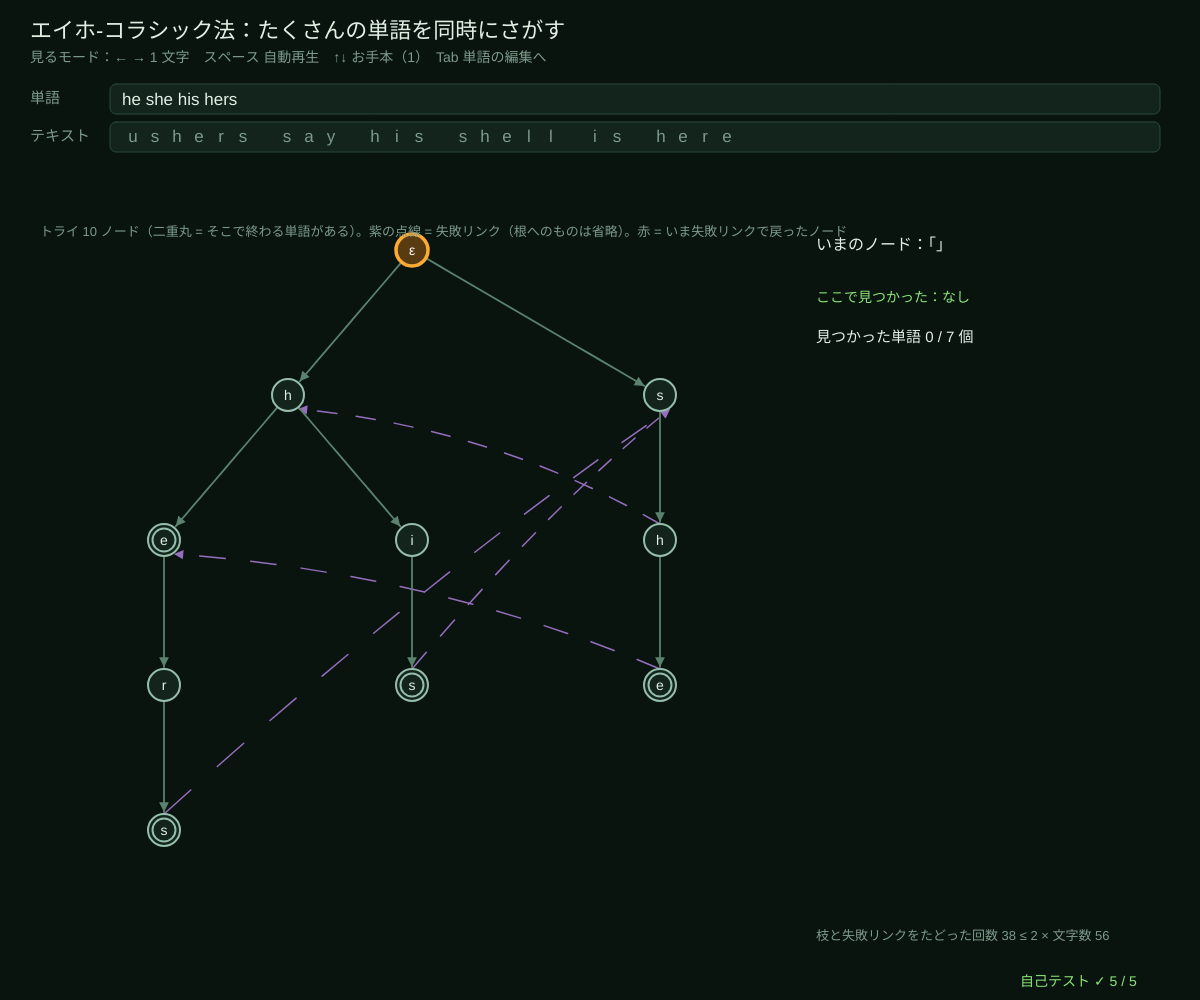
Frame 1 (no input)
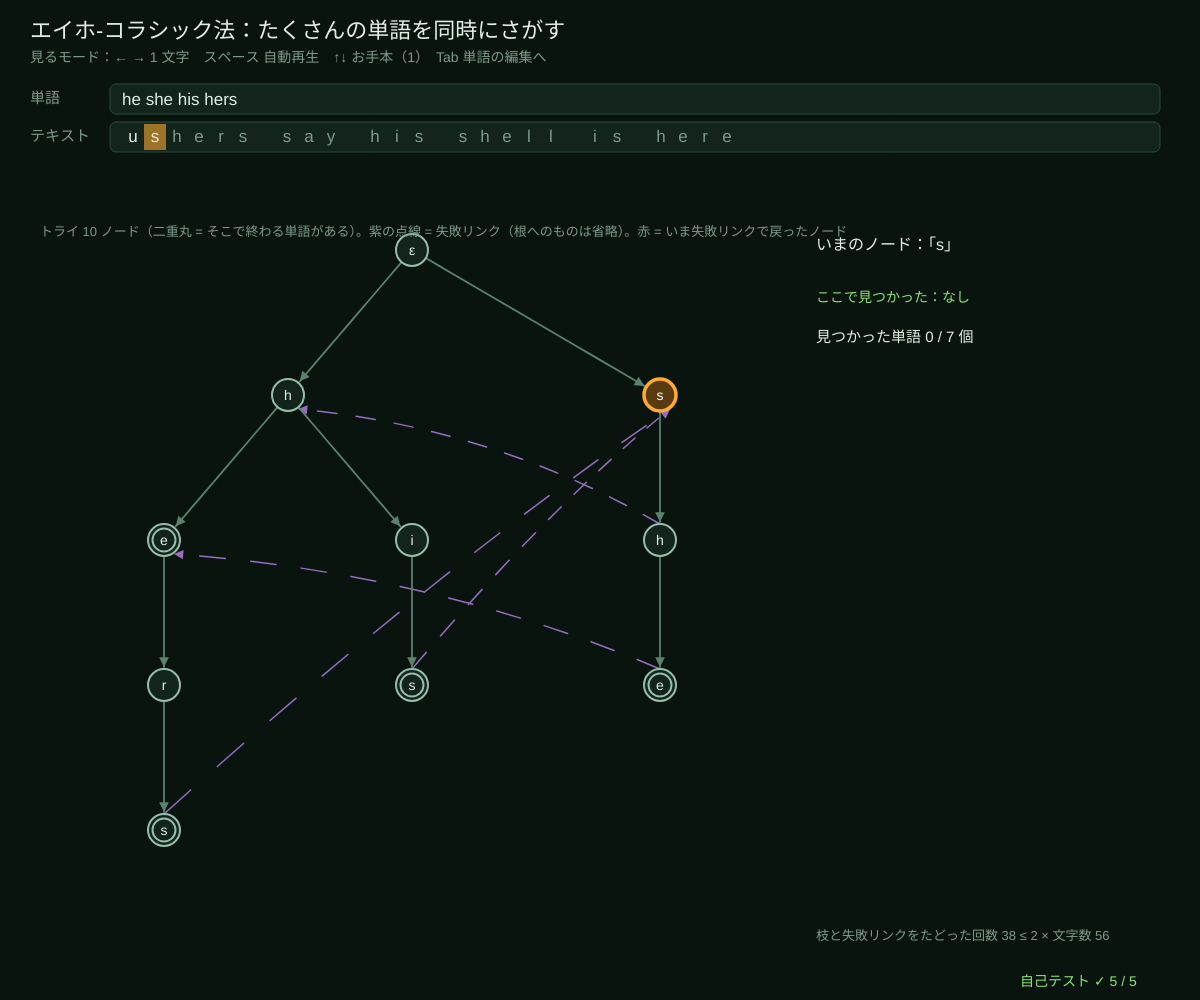
Frame 60 (no input)
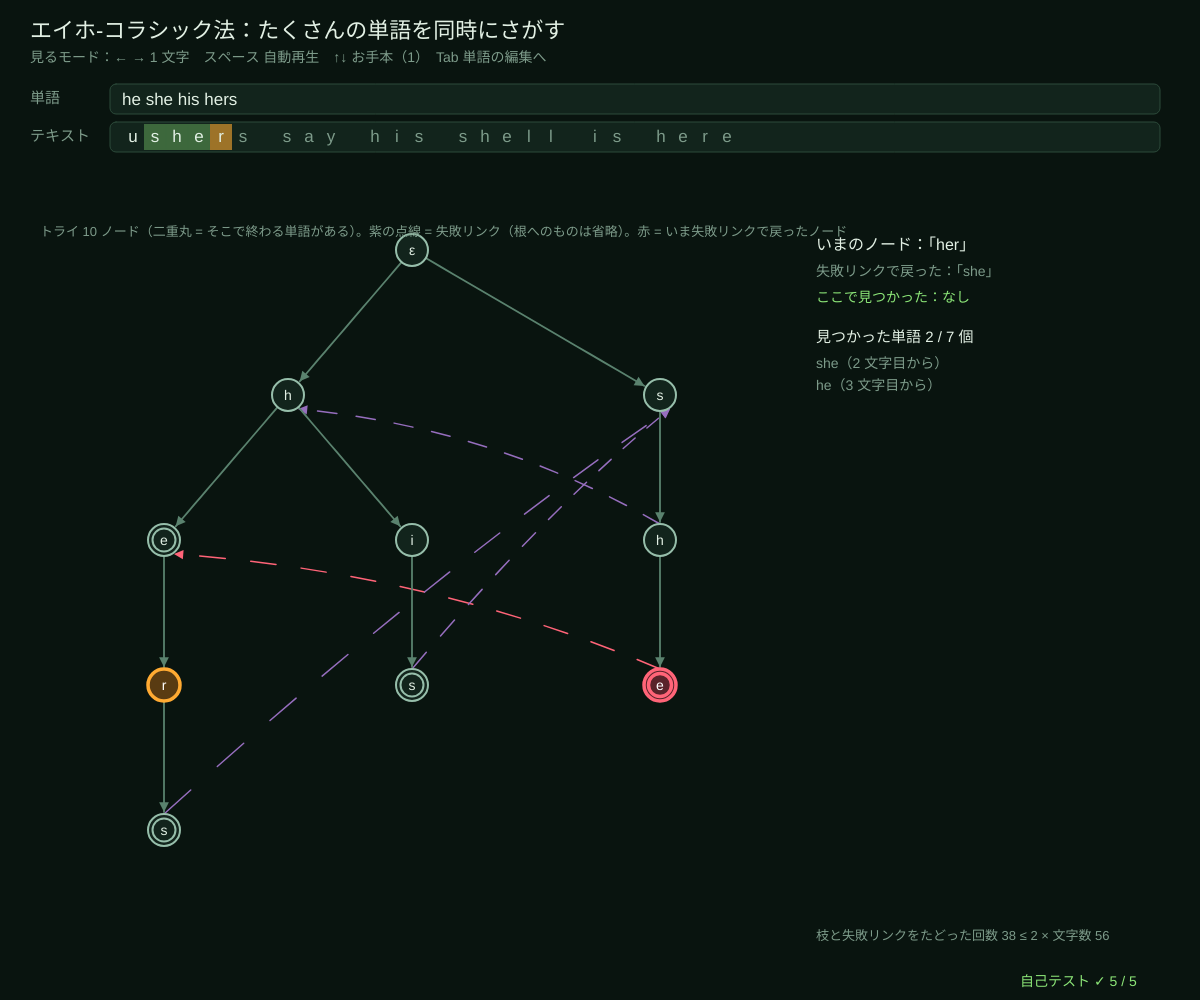
Frame 120 (the mouse pressed at the canvas centre since frame 60)

The p5.js sketch that drew these frames (run headless with seeded random() and noise() and a simulated clock; from frame 60 on, the mouse is pressed at the canvas centre):

// p5.js sketch
// ── sketch.js
// ============================================
// 13 エイホ-コラシック法 ─ たくさんの単語を、テキストを 1 回読むだけで全部さがすオートマトン
// 単語をトライ（先頭が同じなら枝を共有する木）にして、各ノードに「失敗リンク」（いまの文字列の、一番長い“後ろの一部”のノード）をつける。
// 次の文字の枝がなければ失敗リンクをたどって戻り、そこから続ける。ノードにつく出力（その位置で終わる単語）を全部報告。
// 1 つの単語の照合（シリーズ 17 の 02）を、たくさんの単語に広げたもの
// Tab = 見る → 単語の編集 → テキストの編集 → 見る（編集中は英小文字と空白が入力、Backspace 消す）/
// 見るモード：← → 1 文字 / スペース 自動再生 / ↑↓ お手本
// ============================================

const PRESETS = [
  [['he', 'she', 'his', 'hers'], 'ushers say his shell is here'],
  [['a', 'ab', 'bab', 'bc', 'bca', 'c', 'caa'], 'abccab bcaab'],
  [['cat', 'cattle', 'at', 'tt', 'le'], 'the cattle eat at the table'],
];
let pats = [], txt = '', ac, run, tpos = 0, playing = true, editMode = 'see', pIdx = 0, nodePos = [], patBuf = '';

function setup() {
  createCanvas(windowWidth, windowHeight);
  selfTest();
  loadPreset(0);
}
function windowResized() { resizeCanvas(windowWidth, windowHeight); rebuild(); }
function loadPreset(k) { pIdx = (k + PRESETS.length) % PRESETS.length; pats = PRESETS[pIdx][0].slice(); txt = PRESETS[pIdx][1]; patBuf = pats.join(' '); rebuild(); }
// ★ トライを作り、幅優先で失敗リンクと出力をつける
function buildAC(words) {
  let nodes = [{ next: {}, fail: 0, out: [], own: [], depth: 0, parent: -1, ch: '' }];
  words.forEach((w, wi) => {
    let v = 0;
    for (let c of w) { if (nodes[v].next[c] === undefined) { nodes[v].next[c] = nodes.length; nodes.push({ next: {}, fail: 0, out: [], own: [], depth: nodes[v].depth + 1, parent: v, ch: c }); } v = nodes[v].next[c]; }
    if (w.length) nodes[v].own.push(wi);
  });
  let queue = [0];
  for (let h = 0; h < queue.length; h++) {
    let v = queue[h];
    nodes[v].out = nodes[v].own.concat(v ? nodes[nodes[v].fail].out : []);     // 失敗リンク先の出力も引きつぐ
    for (let c in nodes[v].next) {
      let u = nodes[v].next[c], f = nodes[v].fail;
      if (v === 0) nodes[u].fail = 0;
      else { while (f && nodes[f].next[c] === undefined) f = nodes[f].fail; nodes[u].fail = nodes[f].next[c] !== undefined ? nodes[f].next[c] : 0; }
      queue.push(u);
    }
  }
  return { nodes, order: queue };
}
// ★ テキストを 1 文字ずつ読む。steps = たどった枝 + 失敗リンクの数
function runAC(m, words, s) {
  let v = 0, hits = [], trace = [], steps = 0;
  for (let i = 0; i < s.length; i++) {
    let c = s[i], hops = [];
    while (v && m.nodes[v].next[c] === undefined) { hops.push(v); v = m.nodes[v].fail; steps++; }
    v = m.nodes[v].next[c] !== undefined ? m.nodes[v].next[c] : 0; steps++;
    for (let wi of m.nodes[v].out) hits.push([i - words[wi].length + 1, wi]);
    trace.push({ v, hops, found: m.nodes[v].out.slice() });
  }
  return { hits, trace, steps };
}
function wordOf(m, v) { let s = ''; while (v > 0) { s = m.nodes[v].ch + s; v = m.nodes[v].parent; } return s; }
function rebuild() {
  pats = patBuf.split(/\s+/).filter((w) => w.length).slice(0, 10);
  ac = buildAC(pats); run = runAC(ac, pats, txt); tpos = Math.min(tpos, txt.length);
  // トライの図：葉の数で横に、深さで縦に並べる
  let leaves = (v) => { let ks = Object.values(ac.nodes[v].next); return ks.length ? ks.reduce((a, u) => a + leaves(u), 0) : 1; };
  let maxD = Math.max(1, ...ac.nodes.map((n) => n.depth)), gx = 40, gw = width * 0.62, gy = 250, gh = height - 420;
  nodePos = [];
  let place = (v, x0) => { let L = leaves(v); nodePos[v] = { x: gx + (x0 + L / 2) / leaves(0) * gw, y: gy + (ac.nodes[v].depth / maxD) * gh, loop: Math.PI / 2 }; let off = x0; for (let c of Object.keys(ac.nodes[v].next).sort()) { let u = ac.nodes[v].next[c]; place(u, off); off += leaves(u); } };
  place(0, 0);
}

function draw() {
  background(...BG);
  hudTitle('エイホ-コラシック法：たくさんの単語を同時にさがす',
    editMode === 'see' ? '見るモード：← → 1 文字　スペース 自動再生　↑↓ お手本（' + (pIdx + 1) + '）　Tab 単語の編集へ' : '✎ ' + (editMode === 'pat' ? '単語' : 'テキスト') + 'の編集：英小文字と空白で入力　Backspace 消す　Tab 次へ');
  if (playing && editMode === 'see' && frameCount % 24 === 0) { if (tpos < txt.length) tpos++; else playing = false; }
  // ---- 単語とテキスト
  [['pat', '単語', patBuf, 84], ['txt', 'テキスト', txt, 122]].forEach(([id, lab, s, y]) => {
    let on = editMode === id; stroke(...(on ? AMBER : WIRE)); strokeWeight(on ? 2 : 1); fill(...PANEL); rect(110, y, width - 150, 30, 6);
    noStroke(); fill(...(on ? AMBER : DIMC)); textSize(15); textAlign(LEFT, CENTER); text(lab, 30, y + 15);
    if (id === 'pat') { fill(...INK); textSize(17); text(s + (on && frameCount % 60 < 30 ? '|' : ''), 122, y + 16); }
  });
  // テキスト（読んだところまで・一致を色で）
  let cw = Math.min(22, (width - 170) / Math.max(1, txt.length)), shownHits = run.hits.filter((h) => h[0] + pats[h[1]].length - 1 < tpos);
  for (let i = 0; i < txt.length; i++) {
    let x = 122 + i * cw, inHit = shownHits.some((h) => i >= h[0] && i < h[0] + pats[h[1]].length);
    noStroke(); if (inHit) { fill(...LIME, 90); rect(x, 124, cw, 26); } if (i === tpos - 1) { fill(...AMBER, 150); rect(x, 124, cw, 26); }
    fill(...(i < tpos ? INK : DIMC)); textAlign(CENTER, CENTER); textSize(Math.min(17, cw * 0.9)); text(txt[i], x + cw / 2, 137);
  }
  if (editMode === 'txt' && frameCount % 60 < 30) { fill(...AMBER); rect(122 + txt.length * cw, 126, 2, 22); }
  // ---- トライと失敗リンク
  let cur = tpos > 0 ? run.trace[tpos - 1] : { v: 0, hops: [], found: [] }, hi = {};
  for (let h of cur.hops) hi[h] = ROSE;
  hi[cur.v] = AMBER;
  let m = { n: ac.nodes.length, start: 0, acc: ac.nodes.map((n) => n.out.length > 0), tr: ac.nodes.map((n) => n.next) };
  // 失敗リンク（点線、根へのものは省略）
  for (let v = 1; v < ac.nodes.length; v++) { let f = ac.nodes[v].fail; if (f === 0) continue;
    let a = nodePos[v], b = nodePos[f], mx = (a.x + b.x) / 2 + 20, my = (a.y + b.y) / 2 - 40;
    arrowLine(bezPts(a.x, a.y - 16, mx, my, b.x + 10, b.y + 14, 20), cur.hops.indexOf(v) >= 0 ? ROSE : [150, 110, 190], 1.5, true); }
  drawMachine(m, nodePos, { r: 16, hi, names: ac.nodes.map((n, v) => (v ? n.ch : 'ε')), nameSize: 14, labels: false, start: false, edgeCol: [90, 130, 110] });
  textAlign(LEFT, BASELINE); noStroke(); fill(...DIMC); textSize(13);
  text('トライ ' + ac.nodes.length + ' ノード（二重丸 = そこで終わる単語がある）。紫の点線 = 失敗リンク（根へのものは省略）。赤 = いま失敗リンクで戻ったノード', 40, 236);
  // ---- 右：いまの様子と見つかった単語
  let px = width * 0.68, py = 250;
  fill(...INK); textSize(16); text('いまのノード：「' + wordOf(ac, cur.v) + '」', px, py);
  fill(...DIMC); textSize(14);
  if (cur.hops.length) text('失敗リンクで戻った：' + cur.hops.map((h) => '「' + wordOf(ac, h) + '」').join(' → '), px, py + 26);
  fill(...LIME); text('ここで見つかった：' + (cur.found.length ? cur.found.map((w) => pats[w]).join(', ') : 'なし'), px, py + 52);
  fill(...INK); textSize(15); text('見つかった単語 ' + shownHits.length + ' / ' + run.hits.length + ' 個', px, py + 92);
  shownHits.slice(-14).forEach((h, k) => { fill(...DIMC); textSize(14); text(pats[h[1]] + '（' + (h[0] + 1) + ' 文字目から）', px, py + 118 + k * 22); });
  fill(...DIMC); textSize(13);
  text('枝と失敗リンクをたどった回数 ' + run.steps + ' ≤ 2 × 文字数 ' + 2 * txt.length, px, height - 60);
  drawSelfTest(width - 180, height - 14);
}

function keyPressed() {
  if (key === 'Tab') { editMode = { see: 'pat', pat: 'txt', txt: 'see' }[editMode]; return false; }
  if (editMode !== 'see') {
    if (key === 'Backspace') { if (editMode === 'pat') patBuf = patBuf.slice(0, -1); else txt = txt.slice(0, -1); }
    else if (key === 'Enter') editMode = 'see';
    else if (editMode === 'pat') patBuf = typeInto(patBuf, key, 'abcdefghijklmnopqrstuvwxyz ', 60);
    else txt = typeInto(txt, key, 'abcdefghijklmnopqrstuvwxyz ', 50);
    tpos = Math.min(tpos, txt.length); rebuild(); return false;
  }
  if (key === RIGHT_ARROW) { playing = false; tpos = Math.min(txt.length, tpos + 1); }
  if (key === LEFT_ARROW) { playing = false; tpos = Math.max(0, tpos - 1); }
  if (key === ' ') { if (tpos >= txt.length) tpos = 0; playing = !playing; }
  if (key === UP_ARROW) { loadPreset(pIdx - 1); tpos = 0; }
  if (key === DOWN_ARROW) { loadPreset(pIdx + 1); tpos = 0; }
  return false;
}

// ---- 自己テスト
function selfTest() {
  selfTestResults = [];
  seedRng(13); let okNaive = true, okFail = true, okLin = true;
  for (let k = 0; k < 300; k++) {
    let ws = []; for (let j = rndInt(1, 6); j > 0; j--) ws.push(rndString('abc', rndInt(1, 4)));
    let s = rndString('abc', 40), m = buildAC(ws), r = runAC(m, ws, s), naive = [];
    for (let i = 0; i < s.length; i++) ws.forEach((w, wi) => { if (s.startsWith(w, i)) naive.push([i, wi]); });
    let key2 = (a) => a.map((h) => h[0] + ':' + h[1]).sort().join(' ');
    if (key2(r.hits) !== key2(naive)) okNaive = false;
    if (r.steps > 2 * s.length) okLin = false;
    for (let v = 1; v < m.nodes.length; v++) {           // 失敗リンク = 一番長い「真の後ろの一部」で、トライにあるもの
      let w = wordOf(m, v), want = 0;
      for (let L = w.length - 1; L >= 1; L--) { let u = 0, suf = w.slice(w.length - L); for (let c of suf) { u = u >= 0 && m.nodes[u].next[c] !== undefined ? m.nodes[u].next[c] : -1; } if (u >= 0) { want = u; break; } }
      if (m.nodes[v].fail !== want) okFail = false;
    }
  }
  check('でたらめな単語の組 300 回：見つかった (位置, 単語) = 全部の位置で全部の単語を比べる素朴な方法', okNaive);
  check('失敗リンク = その文字列の一番長い真の後ろの一部（トライにあるもの）を総当たりで確かめた', okFail);
  check('たどった回数（枝 + 失敗リンク）はいつも 2 × テキストの長さ以下', okLin);
  let ws = ['he', 'she', 'his', 'hers'], r = runAC(buildAC(ws), ws, 'ushers');
  check('有名な例：he, she, his, hers を ushers でさがすと she, he, hers の 3 個', r.hits.map((h) => ws[h[1]]).sort().join() === 'he,hers,she');
  check('トライのノード数：he, she, his, hers → 10（根を含む）', buildAC(ws).nodes.length === 10);
  reportSelfTest();
}

// ---------- やってみよう ----------
// 1. ushers を 1 文字ずつ進めよう。「she」まで読んだとき、出力に he も入っているのはなぜ？（失敗リンク先の出力を引きつぐ）
// 2. 2 番目のお手本で、失敗リンクを何回たどる文字があるか見つけよう
// 3. 単語を 1 つだけにすると、シリーズ 17 の 02 の「文字列照合のオートマトン」と同じ動きになる
// 4. 単語の数を 10 個に増やしても、テキストを読む手間は増えない（増えるのはトライを作る手間と出力の数）
// 5. 禁止語のフィルター、ウイルスの検出、DNA のパターンさがしでも同じしくみが使われる

// ==================================================
// ここから下は「オートマトンの道具」（中身は読まなくても OK。消さないでね）
// ==================================================
// ---- 色と小さな道具
const BG = [9, 20, 15];                 // 背景（回路基板の黒緑）
const INK = [226, 240, 228];            // 文字（蛍光の白）
const AMBER = [255, 170, 50], CYAN = [70, 215, 230], LIME = [140, 230, 120], ROSE = [255, 100, 120], VIOLET = [185, 150, 255];
const DIMC = [125, 155, 138], PANEL = [18, 36, 28], WIRE = [44, 74, 58];
function clampv(v, a, b) { return v < a ? a : v > b ? b : v !== v ? a : v; }     // NaN なら a に戻す
function fmtN(v, d) { if (typeof v !== 'number' || v !== v) return '?'; return v.toFixed(d === undefined ? 2 : d); }
function hudTitle(t, sub) {              // 左上のタイトルと操作の説明
  noStroke(); fill(...INK); textSize(22); textAlign(LEFT, BASELINE); text(t, 30, 38);
  fill(...DIMC); textSize(14); textLeading(19); text(sub, 30, 62);
}
function typeInto(s, ch, allowed, maxLen) {   // 文字の入力：allowed に入っている 1 文字だけ足す（長さの上限つき）
  if (typeof ch !== 'string' || ch.length !== 1 || allowed.indexOf(ch) < 0) return s;
  return s.length < (maxLen || 40) ? s + ch : s;
}
// ---- 種つきの乱数（同じ種なら毎回同じ列 → 実験をくり返せる）
let rngState = 1;
function seedRng(s) { rngState = (s >>> 0) || 1; }
function rnd() {                       // 0〜1 の一様乱数（mulberry32）
  rngState = (rngState + 0x6d2b79f5) >>> 0;
  let t = rngState;
  t = Math.imul(t ^ (t >>> 15), t | 1);
  t ^= t + Math.imul(t ^ (t >>> 7), t | 61);
  return ((t ^ (t >>> 14)) >>> 0) / 4294967296;
}
function rndInt(a, b) { return a + Math.floor(rnd() * (b - a + 1)); }
function rndPick(arr) { return arr[Math.floor(rnd() * arr.length)]; }
function rndString(alpha, len) { let s = ''; for (let i = 0; i < len; i++) s += alpha[Math.floor(rnd() * alpha.length)]; return s; }
// ---- 状態遷移図を描く道具（円 = 状態、二重丸 = 受理、矢印 = 遷移。曲線は折れ線で描く）
function bezPts(x0, y0, cx, cy, x1, y1, n) {   // 2 次ベジェ曲線 → 折れ線の点
  let out = [];
  for (let i = 0; i <= n; i++) { let t = i / n, u = 1 - t; out.push([u * u * x0 + 2 * u * t * cx + t * t * x1, u * u * y0 + 2 * u * t * cy + t * t * y1]); }
  return out;
}
function cubicPts(p0, p1, p2, p3, n) {          // 3 次ベジェ曲線 → 折れ線の点（自己ループ用）
  let out = [];
  for (let i = 0; i <= n; i++) { let t = i / n, u = 1 - t, a = u * u * u, b = 3 * u * u * t, c = 3 * u * t * t, d = t * t * t;
    out.push([a * p0[0] + b * p1[0] + c * p2[0] + d * p3[0], a * p0[1] + b * p1[1] + c * p2[1] + d * p3[1]]); }
  return out;
}
function arrowLine(pts, col, w, dashed) {      // 折れ線 + 先の三角
  if (!pts || pts.length < 2) return;
  noFill(); stroke(...col); strokeWeight(w || 2);
  if (dashed) { for (let i = 0; i + 1 < pts.length; i += 2) line(pts[i][0], pts[i][1], pts[i + 1][0], pts[i + 1][1]); }
  else { beginShape(); for (let p of pts) vertex(p[0], p[1]); endShape(); }
  let [x1, y1] = pts[pts.length - 1], [x0, y0] = pts[pts.length - 2], L = Math.hypot(x1 - x0, y1 - y0) || 1, ux = (x1 - x0) / L, uy = (y1 - y0) / L, s = 7 + (w || 2) * 1.5;
  noStroke(); fill(...col);
  triangle(x1, y1, x1 - ux * s - uy * s * 0.5, y1 - uy * s + ux * s * 0.5, x1 - ux * s + uy * s * 0.5, y1 - uy * s - ux * s * 0.5);
}
function edgeList(m) {                  // DFA / NFA → 辺のリスト [{from, to, label}]（同じ向きの辺はラベルをまとめる）
  let map = new Map();
  for (let q = 0; q < m.n; q++) for (let c in m.tr[q] || {}) {
    let ts = m.tr[q][c]; ts = Array.isArray(ts) ? ts : [ts];
    for (let t of ts) { if (t < 0 || t >= m.n) continue; let k = q + '>' + t; if (!map.has(k)) map.set(k, { from: q, to: t, syms: [] }); map.get(k).syms.push(c === '' ? 'ε' : c); }
  }
  return [...map.values()].map((e) => ({ from: e.from, to: e.to, label: e.syms.sort().join(','), syms: e.syms }));
}
function edgeGeometry(e, pos, r, both) {        // 1 本の辺の折れ線の点とラベルの位置
  let a = pos[e.from], b = pos[e.to];
  if (e.from === e.to) {                        // 自己ループ：中心から外向き（または上）に輪
    let ang = a.loop !== undefined ? a.loop : -Math.PI / 2, ux = Math.cos(ang), uy = Math.sin(ang), px = -uy, py = ux;
    let s0 = [a.x + (ux * 0.6 + px * 0.8) * r, a.y + (uy * 0.6 + py * 0.8) * r], s1 = [a.x + (ux * 0.6 - px * 0.8) * r, a.y + (uy * 0.6 - py * 0.8) * r];
    let pts = cubicPts(s0, [s0[0] + (ux * 2.2 + px * 0.9) * r, s0[1] + (uy * 2.2 + py * 0.9) * r], [s1[0] + (ux * 2.2 - px * 0.9) * r, s1[1] + (uy * 2.2 - py * 0.9) * r], s1, 18);
    return { pts, lx: a.x + ux * 2.35 * r, ly: a.y + uy * 2.35 * r };
  }
  let dx = b.x - a.x, dy = b.y - a.y, L = Math.hypot(dx, dy) || 1, ux = dx / L, uy = dy / L, bend = both ? 0.22 * L : (e.bend || 0) * L;
  let mx = (a.x + b.x) / 2 - uy * bend, my = (a.y + b.y) / 2 + ux * bend;
  let d0x = mx - a.x, d0y = my - a.y, l0 = Math.hypot(d0x, d0y) || 1, d1x = mx - b.x, d1y = my - b.y, l1 = Math.hypot(d1x, d1y) || 1;
  let pts = bezPts(a.x + (d0x / l0) * r, a.y + (d0y / l0) * r, mx, my, b.x + (d1x / l1) * (r + 2), b.y + (d1y / l1) * (r + 2), 16);
  let mid = pts[8];
  return { pts, lx: mid[0] - uy * 13, ly: mid[1] + ux * 13 };
}
// m = DFA/NFA、pos = [{x, y, loop?}]、opt = { r, names, hi: {状態: 色}, edgeHi: (e) => 色 or null, start: true, labelSize }
function drawMachine(m, pos, opt) {
  opt = opt || {};
  let r = opt.r || 22, edges = opt.edges || edgeList(m), has = new Set(edges.map((e) => e.from + '>' + e.to));
  textAlign(CENTER, CENTER);
  for (let e of edges) {
    if (!pos[e.from] || !pos[e.to]) continue;
    let g = edgeGeometry(e, pos, r, e.from !== e.to && has.has(e.to + '>' + e.from));
    let hc = opt.edgeHi ? opt.edgeHi(e) : null;
    arrowLine(g.pts, hc || opt.edgeCol || [120, 160, 140], hc ? 3.5 : 1.8, e.label === 'ε' && !hc);
    if (opt.labels !== false || hc) { noStroke(); fill(...(hc || opt.labelCol || [200, 225, 210])); textSize(opt.labelSize || 14); text(e.label, g.lx, g.ly); }
  }
  if (opt.start !== false && pos[m.start]) {   // 開始の矢印（左から）
    let p = pos[m.start], sa = opt.startAng !== undefined ? opt.startAng : p.loop !== undefined && Math.cos(p.loop) < -0.5 ? -2.2 : Math.PI;
    let ux = Math.cos(sa), uy = Math.sin(sa);   // 自己ループと重ならない向きから
    arrowLine([[p.x + ux * (r + 34), p.y + uy * (r + 34)], [p.x + ux * (r + 2), p.y + uy * (r + 2)]], opt.startCol || INK, 2);
  }
  for (let q = 0; q < m.n; q++) {
    let p = pos[q]; if (!p) continue;
    let hc = opt.hi && opt.hi[q];
    stroke(...(hc || [150, 190, 170])); strokeWeight(hc ? 3.5 : 2); fill(...(hc ? hc.map((v) => v * 0.35) : PANEL));
    circle(p.x, p.y, 2 * r);
    if (m.acc[q]) { noFill(); circle(p.x, p.y, 2 * r - 9); }
    noStroke(); fill(...(hc ? [255, 255, 255] : INK)); textSize(opt.nameSize || Math.min(16, r * 0.75));
    text(opt.names ? opt.names[q] : 'q' + q, p.x, p.y + 1);
  }
}
function circleLayout(n, cx, cy, rad, a0) {    // 円の上に並べる（自己ループは外向き）
  let out = [];
  for (let i = 0; i < n; i++) { let a = (a0 === undefined ? Math.PI : a0) + (2 * Math.PI * i) / Math.max(1, n); out.push({ x: cx + rad * Math.cos(a), y: cy + rad * Math.sin(a), loop: a }); }
  return out;
}
function layerLayout(m, x, y, w, h) {          // スタートからの距離（幅優先）で左 → 右に並べる
  let depth = new Array(m.n).fill(-1), order = [m.start]; depth[m.start] = 0;
  for (let i = 0; i < order.length; i++) for (let e of edgeList(m)) if (e.from === order[i] && depth[e.to] < 0) { depth[e.to] = depth[order[i]] + 1; order.push(e.to); }
  let maxD = Math.max(0, ...depth); for (let q = 0; q < m.n; q++) if (depth[q] < 0) { depth[q] = maxD + 1; order.push(q); }
  maxD = Math.max(...depth);
  let cols = []; for (let q of order) (cols[depth[q]] = cols[depth[q]] || []).push(q);
  let pos = [];
  cols.forEach((col, d) => col.forEach((q, k) => { pos[q] = { x: x + (maxD ? (d / maxD) * w : w / 2), y: y + ((k + 1) / (col.length + 1)) * h, loop: -Math.PI / 2 }; }));
  return pos;
}
function hitState(pos, x, y, r) { for (let q = pos.length - 1; q >= 0; q--) if (pos[q] && Math.hypot(pos[q].x - x, pos[q].y - y) < r) return q; return -1; }
// ---- 自己テストの道具
let selfTestResults = [];
function check(name, cond) { selfTestResults.push({ name, ok: !!cond }); }
function reportSelfTest() { for (let r of selfTestResults) (r.ok ? console.log : console.error)((r.ok ? '✓ ' : '✗ ') + r.name); }
function selfTestLine() { let n = selfTestResults.filter((r) => r.ok).length; return '自己テスト ' + (n === selfTestResults.length ? '✓ ' : '✗ ') + n + ' / ' + selfTestResults.length; }
function drawSelfTest(x, y) { noStroke(); fill(...(selfTestResults.every((r) => r.ok) ? LIME : ROSE)); textSize(14); textAlign(LEFT, BASELINE); text(selfTestLine(), x, y); }
